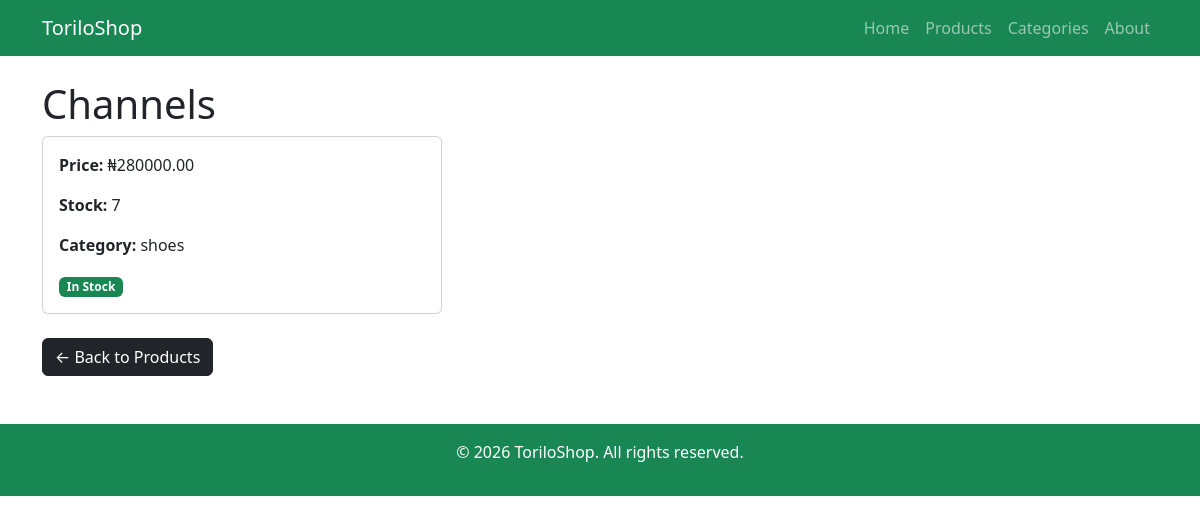
/products/18/, run on the app's committed database.
### products/models.py (models this page shows, shortened)
class Product(models.Model):
    name = models.CharField(max_length=100)
    price = models.DecimalField(max_digits=10, decimal_places=2)
    stock = models.IntegerField(default = 0)
    category = models.ForeignKey(
        Category ,
        on_delete = models.CASCADE,
        related_name = 'Products'
    )
    created_at = models.DateTimeField(auto_now_add = True)

class Category(models.Model):
    name = models.CharField(max_length=100)
    description = models.TextField(blank = True)
    def __str__(self):
        return self.name

### products/views.py (the view)
# urls.py: path('products/<int:pk>/', views.product_detail, name='product_detail'),
def product_detail(request, pk):
    product = get_object_or_404(Product, pk=pk)
    return render(request, 'products/product_detail.html', {'product': product})

### products/templates/products/product_detail.html
{% extends 'products/base.html' %}
{% block content %}
<h1>{{ product.name }}</h1>
<div class="card" style="max-width: 400px">
    <div class="card-body">
        <p><strong>Price:</strong> ₦{{ product.price }}</p>
        <p><strong>Stock:</strong> {{ product.stock }}</p>
        <p><strong>Category:</strong> {{ product.category }}</p>
        {% if product.stock > 0 %}
        <span class="badge bg-success">In Stock</span>
        {% else %}
        <span class="badge bg-danger">Out of Stock</span>
        {% endif %}
    </div>
</div>
<br>
<a href="/products/" class="btn btn-dark">← Back to Products</a>
{% endblock %}

### data on the page
Product: name "Channels", price "280000.00", stock "7", category "shoes"
